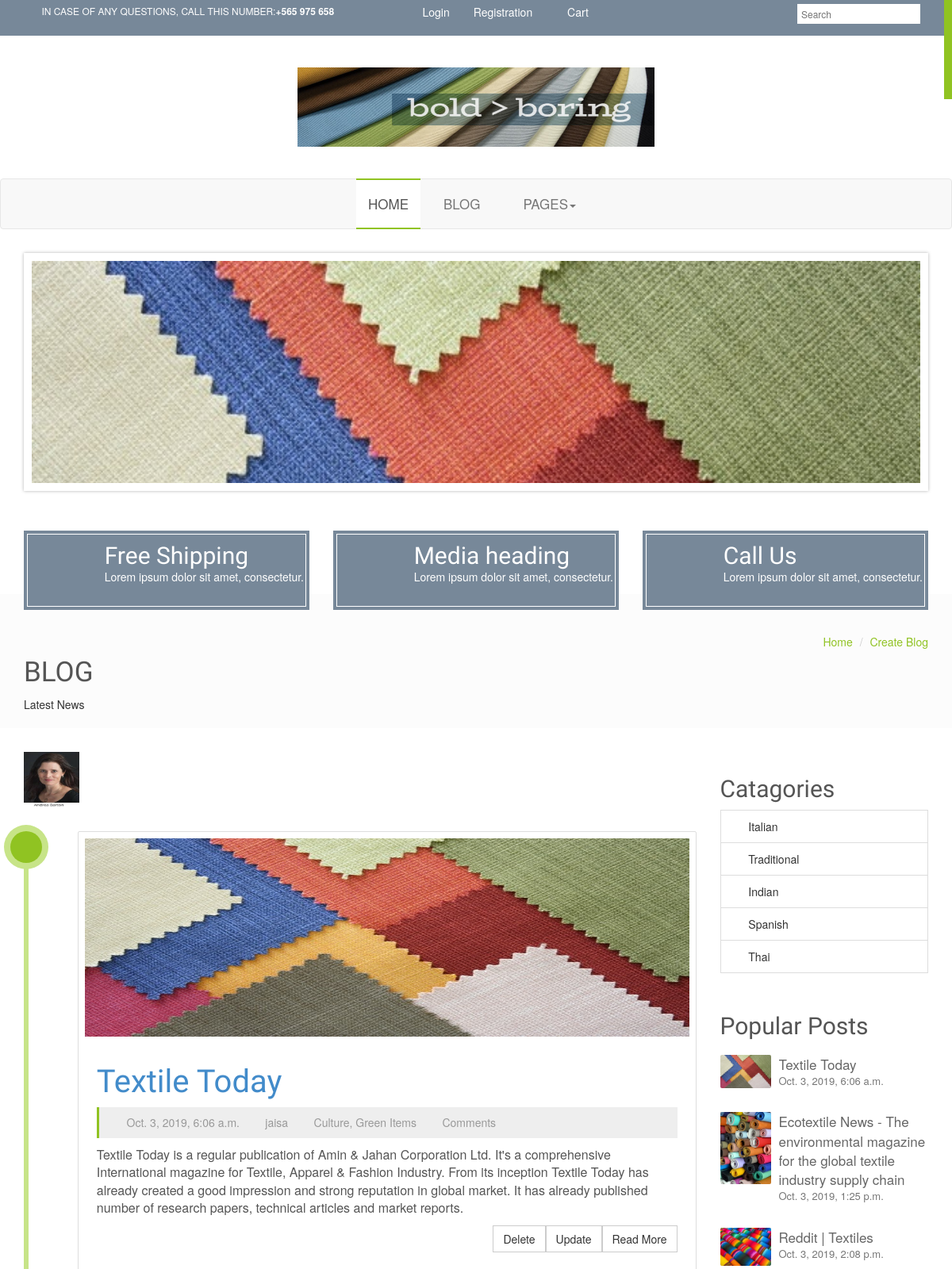
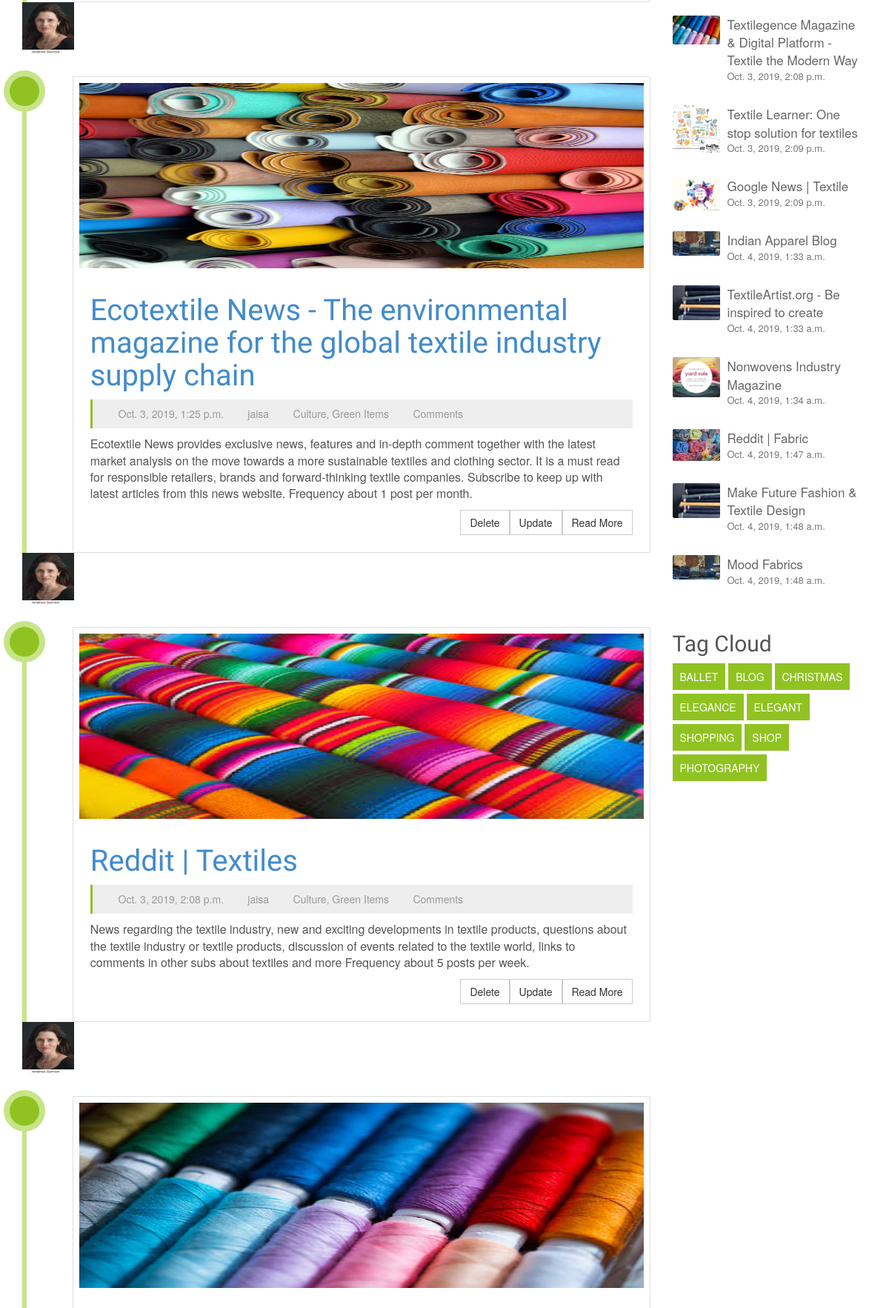
The page /textile/blog/ (upper part) on the database its author committed (2 pictures, top to bottom).
### blogapps/models.py (models this page shows)
class Blogs(models.Model):
    title = models.CharField(max_length=200, unique=True, default="")
    content = tinymce_models.HTMLField('Content')
    image = models.ImageField(upload_to='pics/', default='pics/author.jpg')
    author = models.ForeignKey(Author, on_delete=models.CASCADE, default="")
    created_on = models.DateTimeField(default=datetime.now, blank=True)
    updated_on = models.DateTimeField(default=datetime.now, blank=True)

class Author(models.Model):
    author = models.OneToOneField('auth.User', on_delete=models.CASCADE)
    author_image = models.ImageField(upload_to='pics', blank=True, null=True, default='author.jpg')
    description = models.TextField(max_length=500, default="")
    def __str__(self):
        return self.author.username

### blogapps/views.py (the view)
# urls.py: path('', views.blogs, name='blog'),
def blogs(request):
    bloglist = Blogs.objects.all()
    page = request.GET.get('page', 1)
    paginator = Paginator(bloglist, 5)
    blogss = paginator.page(page)
    return render(request, 'blog.html', {'ob': bloglist, 'bloggs': blogss})

### templates/blog.html (shortened to what this page needs)
{% extends "base.html" %}
{% load static %}
{% block content %}
<section id="topic-header">
    <div class="container">
        <div class="row">
            <div class="col-md-4">
				<br>
				<br>
                <h3>BLOG</h3>
                <p>Latest News</p>
            </div>
            <div class="col-md-8 hidden-xs">
                <ol class="breadcrumb pull-right">
                    <li><a href="{% url 'textileapp:index' %}">Home</a></li>
                    <li><a href="{% url 'blogapps:create_blog' %}">Create Blog</a></li>
                </ol>
            </div>
        </div>
    </div>
</section>
<section id="blog">
    <div class="container">
        <div class="row">
            <div class="col-md-9 clearfix">
                {% for obj1 in bloggs %}
                <div>
                    <img src="{{obj1.author.author_image.url}}" width="70" height="70" alt=" ">
                </div>
                <ul class="blog-zone">
                    <li>
                        <div class="blog-icon">
                            <i class="fa  fa-pencil"></i>
                        </div>
                        <div class="blog-box">
                            <a href="{% url 'blogapps:article' obj1.id %}"><img alt=" " height="250" src="{{obj1.image.url}}" width="400"></a>
                                <div class="blog-post-body clearfix">
                                    <a href="blog-single.html">
                                        <h2><a href="{% url 'blogapps:article' obj1.id %}">{{ obj1.title }}</a></h2>
                                    </a>
                                    <div class="blog-post-tag">
                                        <div class="block">
                                            <i class="fa fa-clock-o"></i>
                                            <p>{{ obj1.created_on }}</p>
                                        </div>
                                        <div class="block">
                                            <i class="fa fa-user"></i>
                                            <p>{{ obj1.author }}</p>
                                        </div>
                                        <div class="block">
                                            <i class="fa fa-tags"></i>
                                            <p>
                                                <a href="">Culture</a>,
                                                <a href="">Green Items</a>
                                            </p>
                                        </div>
                                        <div class="block">
                                            <i class="fa fa-comments"></i>
                                            <p>Comments</p>
                                        </div>
                                    </div>
                                    <p>{{ obj1.content | safe }}</p>
                                    <a class="btn btn-default btn-transparent pull-right" href="blog-single.html"
                                       role="button">
                                        <span>Read More</span>
                                    </a>
                                    <a class="btn btn-default btn-transparent pull-right" href="{% url 'blogapps:blog_update' obj1.id %}" role="button">Update</a>
                                    <a class="btn btn-default btn-transparent pull-right" href="{% url 'blogapps:blog_delete' obj1.id %}" role="button">Delete</a>
                                </div>
                        </div>
                    </li>
                </ul>
                {% endfor %}
            </div>
            <div class="col-md-3">
                <div class="blog-sidebar">
                    <div class="block">
                        <h4>Catagories</h4>
                        <div class="list-group">
                            <a class="list-group-item" href="#">
                                <i class="fa  fa-dot-circle-o"></i>
                                Italian
                            </a>
                            <a class="list-group-item" href="#">
                                <i class="fa  fa-dot-circle-o"></i>
                                Traditional
                            </a>
                            <a class="list-group-item" href="#">
                                <i class="fa  fa-dot-circle-o"></i>
                                Indian
                            </a>
                            <a class="list-group-item" href="#">
                                <i class="fa  fa-dot-circle-o"></i>
                                Spanish
                            </a>
                            <a class="list-group-item" href="#">
                                <i class="fa  fa-dot-circle-o"></i>
                                Thai
                            </a>
                        </div>
                    </div>
                    <div class="block">
                        <h4>Popular Posts</h4>
                        {% for obj1 in ob %}
                        <ul class="media-list">
                            <li class="media">
                                <a class="pull-left" href="#">
                                    <img alt="..." class="media-object" src="{{obj1.image.url}}">
                                </a>
                                <div class="media-body">
                                    <a class="media-heading" href="article/{{obj1.id}}">{{obj1.title}}</a>
                                    <p>{{obj1.created_on}}</p>
                                </div>
                            </li>
                        </ul>
                        {% endfor %}
                    </div>
                    <div class="block">
                        <h4>Tag Cloud</h4>
                        <div class="tag-link">
                            <a href="">BALLET</a>
                            <a href="">BLOG</a>
                            <a href="">CHRISTMAS</a>
                            <a href="">ELEGANCE</a>
                            <a href="">ELEGANT</a>
                            <a href="">SHOPPING</a>
                            <a href="">SHOP</a>
                            <a href="">PHOTOGRAPHY</a>
                        </div>
                    </div>
                </div>
            </div>
        </div>
    </div>
</section>
{% endblock content %}

### static/css/style.css (style rules this page uses)
li { list-style: none; }
h1,h2,h3,h4,h5,h6 { font-family: 'Yanone Kaffeesatz', sans-serif;color: #555 }
h2 { font-size: 40px; }
h3 { font-size: 35px; }
h4 { font-size: 30px; }
ul { padding-left: 0; }
section+section { margin-top: 50px; }
.btn-transparent { position: relative; border-radius: 0; }
.btn-transparent:before { position: absolute; width: 100%; height: 0; content: ""; display: block; top: 0; left: 0; z-index: 3; -webkit-transition: .2s ease-in-out; -moz-transition: .2s ease-in-out; -ms-transition: .2s ease-in-out; -o-transition: .2s ease-in-out; transition: .2s ease-in-out; }
.btn-transparent span { z-index: 5; position: relative; -webkit-transition: .2s ease-in-out; -moz-transition: .2s ease-in-out; -ms-transition: .2s ease-in-out; -o-transition: .2s ease-in-out; transition: .2s ease-in-out; }
#topic-header { background: #FCFCFC; width: 100%; padding: 20px 0; margin: -20px 0; }
#topic-header h1,#topic-header p { margin: 0; }
#topic-header .breadcrumb { background: transparent; padding: 30px 0 0; }
#topic-header .breadcrumb li a { color: #90c322; }
#blog { margin-bottom: 50px; }
#blog .blog-zone { margin: 30px 0 0 0; position: relative; }
#blog .blog-zone:before { content: ''; position: absolute; top: 0; bottom: 0; width: 6px; background: #c7e488; left: 1%; margin-left: -8px; }
#blog .blog-zone > li { position: relative; }
#blog .blog-zone > li .blog-box { margin: 0 0 30px 8%; background: #fff; border: 1px solid #dedede; color: #fff; padding: 8px; font-size: 1.2em; font-weight: 300; line-height: 1.4; position: relative; border-radius: 2px; }
#blog .blog-zone > li:nth-child(odd) .blog-box { background: #fff; border: 1px solid #dedede; }
#blog .blog-zone > li:nth-child(odd) .blog-box:after { border-right-color: #90c322; }
#blog .blog-zone > li .blog-icon { width: 40px; height: 40px; font-size: 1.4em; line-height: 40px; position: absolute; color: #fff; background: #90c322; border-radius: 50%; box-shadow: 0 0 0 8px #C7E488; text-align: center; left: 1%; top: 0; margin: 0 0 0 -25px; }
.blog-box img { width: 100%; }
.blog-box p { color: #666; }
.blog-post-tag { background: #eee; padding-left: 17px; border-left: 3px solid #90c222; }
.blog-post-tag .block i { color: #90c322; }
.blog-post-tag .block p { display: inline-block; color: #999; font-size: 14px; }
.blog-post-tag .block p a { color: #999; }
.blog-post-tag .block { margin-right: 10px; display: inline-block; }
.blog-post-body { padding: 15px; }
.blog-post-body p { font-size: 16px; color: #555; padding-top: 10px; }
#blog .blog-zone > li:last-child .blog-box { margin-bottom: 0; }
.blog-sidebar .block { margin-bottom: 50px; }
.blog-sidebar .block .media-heading { color: #666; font-size: 17px; display: block; margin:0; -webkit-transition: .2s ease-in-out; -moz-transition: .2s ease-in-out; -ms-transition: .2s ease-in-out; -o-transition: .2s ease-in-out; transition: .2s ease-in-out; }
.blog-sidebar .block .media-list { padding-top: 10px; }
.blog-sidebar .block .media-body p { color: #777; font-size: 13px; }
.blog-sidebar .block .media a img { width: 64px; border-radius: 2px; }
.blog-sidebar { padding: 20px 0; }
.blog-sidebar .block .list-group-item:first-child, .blog-sidebar .block .list-group-item:last-child { border-top-right-radius: 0px; border-top-left-radius: 0px; border-bottom-right-radius: 0px; border-bottom-left-radius: 0px; }
.blog-sidebar .block .list-group .list-group-item { color: #333; -webkit-transition: .2s ease-in-out; -moz-transition: .2s ease-in-out; -ms-transition: .2s ease-in-out; -o-transition: .2s ease-in-out; transition: .2s ease-in-out; }
.blog-sidebar .block .list-group .list-group-item i { margin-right: 5px; }
.tag-link a { color: #fff; background: #90c322; padding: 8px 10px; display: inline-block; margin-bottom: 5px; }

### rows shown on the page
Blogs: author.author_image (picture), image (picture), title "Textile Today", created_on "Oct. 3, 2019, 6:06 a.m.", author "jaisa", content "Textile Today is a regular publication of Amin & Jahan Corporation Ltd. It's a comprehensive International magazine for Textile, Apparel & Fashion Industry. From its inception Textile Today has already created a good impression and strong reputation in global market. It has already published number of research papers, technical articles and market reports."
Blogs: author.author_image (picture), image (picture), title "Ecotextile News - The environmental magazine for the global textile industry supply chain", created_on "Oct. 3, 2019, 1:25 p.m.", author "jaisa", content "Ecotextile News provides exclusive news, features and in-depth comment together with the latest market analysis on the move towards a more sustainable textiles and clothing sector. It is a must read for responsible retailers, brands and forward-thinking textile companies. Subscribe to keep up with latest articles from this news website. Frequency about 1 post per month."
Blogs: author.author_image (picture), image (picture), title "Reddit | Textiles", created_on "Oct. 3, 2019, 2:08 p.m.", author "jaisa", content "News regarding the textile industry, new and exciting developments in textile products, questions about the textile industry or textile products, discussion of events related to the textile world, links to comments in other subs about textiles and more Frequency about 5 posts per week."
Blogs: author.author_image (picture), image (picture), title "Textilegence Magazine & Digital Platform - Textile the Modern Way", created_on "Oct. 3, 2019, 2:08 p.m."
Blogs: image (picture), title "Textile Learner: One stop solution for textiles", created_on "Oct. 3, 2019, 2:09 p.m."
Blogs: image (picture), title "Google News | Textile", created_on "Oct. 3, 2019, 2:09 p.m."
Blogs: image (picture), title "Indian Apparel Blog", created_on "Oct. 4, 2019, 1:33 a.m."
Blogs: image (picture), title "TextileArtist.org - Be inspired to create", created_on "Oct. 4, 2019, 1:33 a.m."
Blogs: image (picture), title "Nonwovens Industry Magazine", created_on "Oct. 4, 2019, 1:34 a.m."
Blogs: image (picture), title "Reddit | Fabric", created_on "Oct. 4, 2019, 1:47 a.m."
Blogs: image (picture), title "Make Future Fashion & Textile Design", created_on "Oct. 4, 2019, 1:48 a.m."
Blogs: image (picture), title "Mood Fabrics", created_on "Oct. 4, 2019, 1:48 a.m."
